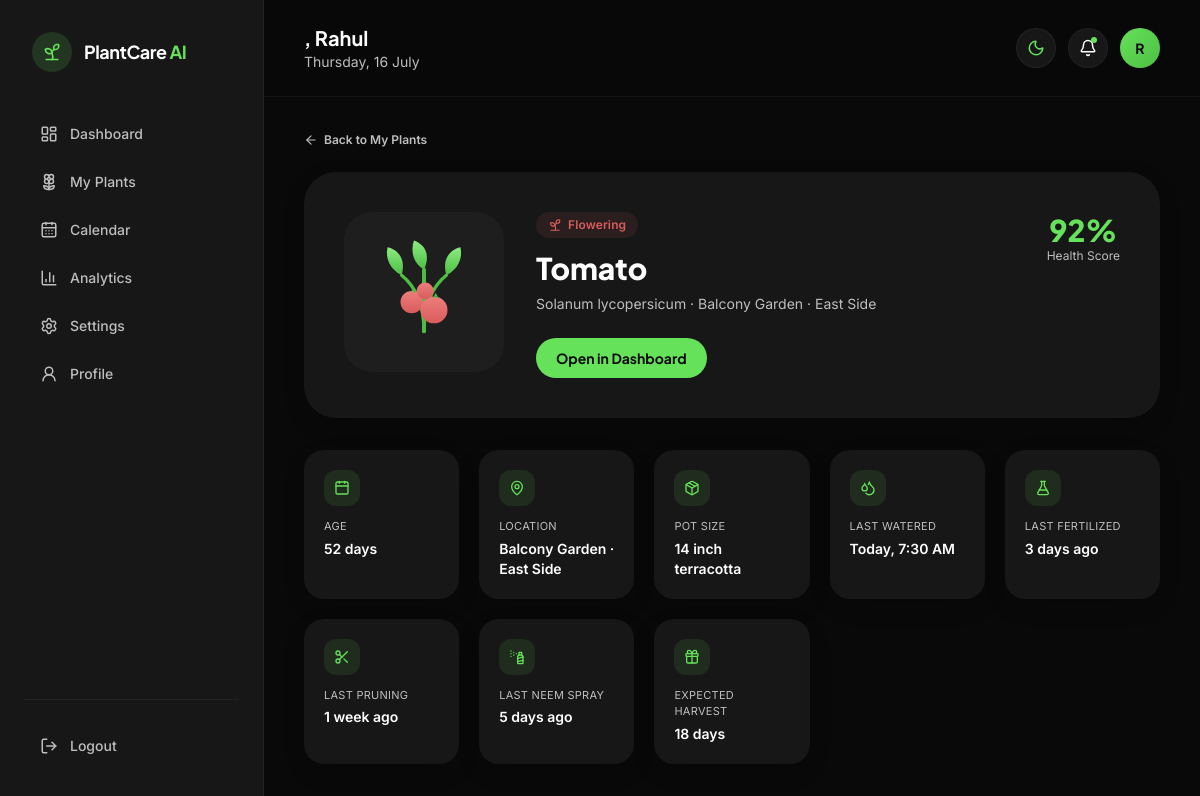
/plants/1/details (signed in), run on the app's committed database.
### models.py (models this page shows)
class User(Base):
    __tablename__ = "users"
    id = Column(Integer, primary_key=True, index=True)
    name = Column(String, nullable=False)
    email = Column(String, unique=True, index=True, nullable=False)
    password_hash = Column(String, nullable=False)
    created_at = Column(DateTime, default=datetime.utcnow)
    plants = relationship("Plant", back_populates="owner", cascade="all, delete-orphan")

class Plant(Base):
    __tablename__ = "plants"
    id = Column(Integer, primary_key=True, index=True)
    owner_id = Column(Integer, ForeignKey("users.id"))
    name = Column(String, nullable=False)
    species = Column(String, nullable=False)          # "Tomato" / "Potato"
    slug = Column(String, nullable=False)              # "tomato" / "potato"
    accent_color = Column(String, nullable=False)       # secondary accent hex
    health_score = Column(Integer, default=90)
    growth_stage = Column(String, default="Flowering")
    location = Column(String, default="Balcony Garden")
    pot_size = Column(String, default="12 inch terracotta")
    age_days = Column(Integer, default=45)
    image_path = Column(String, default="")
    last_watered = Column(String, default="Today, 7:30 AM")
    last_fertilized = Column(String, default="3 days ago")
    last_pruned = Column(String, default="1 week ago")
    last_neem_spray = Column(String, default="5 days ago")
    expected_harvest = Column(String, default="18 days")
    soil_moisture = Column(Integer, default=63)
    temperature = Column(Float, default=28.0)
    humidity = Column(Integer, default=57)
    sunlight_hours = Column(Float, default=6.3)
    is_active = Column(Boolean, default=True)
    owner = relationship("User", back_populates="plants")
    tasks = relationship("CareTask", back_populates="plant", cascade="all, delete-orphan")
    readings = relationship("SensorReading", back_populates="plant", cascade="all, delete-orphan")

### routes/plant_routes.py (the view)
@router.get("/plants/{plant_id}/details")
def plant_details(plant_id: int, request: Request, db: Session = Depends(get_db)):
    user = get_current_user(request, db)
    if not user:
        return require_auth_redirect()
    plant = get_plant(db, plant_id, user.id)
    if not plant:
        return RedirectResponse(url="/plants", status_code=303)
    ctx = _base_ctx(request, db, user)
    ctx["active_plant"] = plant
    return templates.TemplateResponse("plant_details.html", ctx)

### templates/plant_details.html (shortened to what this page needs)
{% extends "base.html" %}
{% block body %}
<div class="flex min-h-screen">
  {% include "partials/sidebar.html" %}
  <div class="flex-1 min-w-0">
    {% include "partials/topbar.html" %}
    <main class="px-6 lg:px-10 py-8 max-w-[1400px] mx-auto" data-plant-accent="{{ active_plant.accent_color }}">
      <a href="/plants" class="inline-flex items-center gap-1.5 text-xs font-semibold text-[#8a8f83] dark:text-muted hover:text-leaf mb-6 transition-colors">
        <i data-lucide="arrow-left" class="w-3.5 h-3.5"></i> Back to My Plants
      </a>
      <section class="card bg-white dark:bg-ink-card shadow-card dark:shadow-soft rounded-4xl p-8 sm:p-10 mb-8 animate-fadeUp">
        <div class="flex flex-col sm:flex-row gap-8 items-center sm:items-start">
          <div class="w-40 h-40 rounded-3xl bg-mist dark:bg-ink-raised flex items-center justify-center shrink-0">
            <img src="{{ active_plant.image_path }}" alt="{{ active_plant.name }}" class="w-28 h-28 object-contain leaf-float" />
          </div>
          <div class="flex-1 text-center sm:text-left">
            <span class="chip mb-3" style="background: {{ active_plant.accent_color }}1A; color: {{ active_plant.accent_color }};">
              <i data-lucide="sprout" class="w-3.5 h-3.5"></i> {{ active_plant.growth_stage }}
            </span>
            <h2 class="font-display text-3xl font-extrabold mb-2">{{ active_plant.name }}</h2>
            <p class="text-sm text-[#6b7066] dark:text-muted mb-6">{{ active_plant.species }} · {{ active_plant.location }}</p>
            <div class="flex flex-wrap gap-3 justify-center sm:justify-start">
              <a href="/#" hx-get="/plants/{{ active_plant.id }}/panel" hx-target="#dashboard-panel"
                 class="bg-leaf hover:bg-leaf-soft text-ink font-display font-bold px-5 py-2.5 rounded-2xl text-sm transition-all hover:-translate-y-0.5">
                Open in Dashboard
              </a>
            </div>
          </div>
          <div class="shrink-0 text-center">
            <p class="font-display text-3xl font-extrabold text-leaf">{{ active_plant.health_score }}%</p>
            <p class="text-xs text-[#8a8f83] dark:text-muted">Health Score</p>
          </div>
        </div>
      </section>
      <section class="grid grid-cols-2 sm:grid-cols-3 lg:grid-cols-5 gap-5">
        {% set details = [
          ('calendar', 'Age', active_plant.age_days ~ ' days'),
          ('map-pin', 'Location', active_plant.location),
          ('package', 'Pot Size', active_plant.pot_size),
          ('droplets', 'Last Watered', active_plant.last_watered),
          ('flask-conical', 'Last Fertilized', active_plant.last_fertilized),
          ('scissors', 'Last Pruning', active_plant.last_pruned),
          ('spray-can', 'Last Neem Spray', active_plant.last_neem_spray),
          ('gift', 'Expected Harvest', active_plant.expected_harvest),
        ] %}
        {% for icon, label, value in details %}
        <div class="card bg-white dark:bg-ink-card shadow-card dark:shadow-soft rounded-2xl p-5 animate-fadeUp">
          <div class="w-9 h-9 rounded-xl bg-leaf/10 flex items-center justify-center mb-3">
            <i data-lucide="{{ icon }}" class="w-4 h-4 text-leaf"></i>
          </div>
          <p class="text-[11px] uppercase tracking-wide text-[#8a8f83] dark:text-muted mb-1">{{ label }}</p>
          <p class="text-sm font-semibold">{{ value }}</p>
        </div>
        {% endfor %}
      </section>
    </main>
  </div>
</div>
{% endblock %}

### templates/partials/topbar.html (shortened to what this page needs)
<header class="flex items-center justify-between gap-4 px-6 lg:px-10 py-6 sticky top-0 z-20
  bg-mist/80 dark:bg-ink/80 backdrop-blur-xl border-b border-black/5 dark:border-white/5">
  <div class="flex items-center gap-3">
    <div>
      <h1 class="font-display text-lg sm:text-xl font-bold text-[#101312] dark:text-white leading-tight">
        {{ greeting }}, {{ user.name }}
      </h1>
      <p class="text-xs sm:text-sm text-[#6b7066] dark:text-muted">{{ today }}</p>
    </div>
  </div>
  <div class="flex items-center gap-2 sm:gap-3">
    <button @click="toggle()" title="Toggle theme"
      class="w-10 h-10 rounded-2xl flex items-center justify-center bg-white dark:bg-ink-card
             border border-black/5 dark:border-white/5 hover:border-leaf/40 transition-colors">
      <i data-lucide="moon" class="w-[18px] h-[18px] text-leaf" x-show="dark" x-cloak></i>
    </button>
    <button title="Notifications"
      class="relative w-10 h-10 rounded-2xl flex items-center justify-center bg-white dark:bg-ink-card
             border border-black/5 dark:border-white/5 hover:border-leaf/40 transition-colors">
      <i data-lucide="bell" class="w-[18px] h-[18px] text-[#101312] dark:text-white"></i>
      <span class="absolute top-2 right-2.5 w-1.5 h-1.5 rounded-full bg-leaf"></span>
    </button>
    <div class="w-10 h-10 rounded-2xl bg-gradient-to-br from-leaf to-leaf-deep flex items-center justify-center
                font-display font-bold text-ink text-sm shrink-0">
      {{ user.name[0] | upper }}
    </div>
  </div>
</header>

### static/css/style.css (style rules this page uses)
:root { --accent-secondary: #66E15A; }
* { scrollbar-width: thin; scrollbar-color: rgba(102, 225, 90, 0.35) transparent; }
html { scroll-behavior: smooth; }
.card { border-radius: 28px; transition: transform 0.35s cubic-bezier(.16,1,.3,1), box-shadow 0.35s ease, border-color 0.35s ease; }
.leaf-float { animation: leafFloat 7s ease-in-out infinite; }
.chip { display: inline-flex; align-items: center; gap: 6px; padding: 4px 12px; border-radius: 999px; font-size: 12px; font-weight: 600; letter-spacing: 0.01em; }

### data on the page
User: name "Rahul", name "R"
Plant: image_path (picture), growth_stage "Flowering", name "Tomato", species "Solanum lycopersicum", location "Balcony Garden · East Side", health_score "92", label "LOCATION", label "POT SIZE", pot_size "14 inch terracotta", label "LAST WATERED", last_watered "Today, 7:30 AM", label "LAST FERTILIZED", last_fertilized "3 days ago", label "LAST PRUNING", last_pruned "1 week ago", label "LAST NEEM SPRAY", last_neem_spray "5 days ago", label "EXPECTED HARVEST", expected_harvest "18 days"

### other printed values
{{ label }} "Dashboard" "My Plants" "Calendar" "Analytics" "Settings" "Profile"
{{ today }} "Thursday, 16 July"
{{ label }} "AGE"
{{ value }} "52 days"
